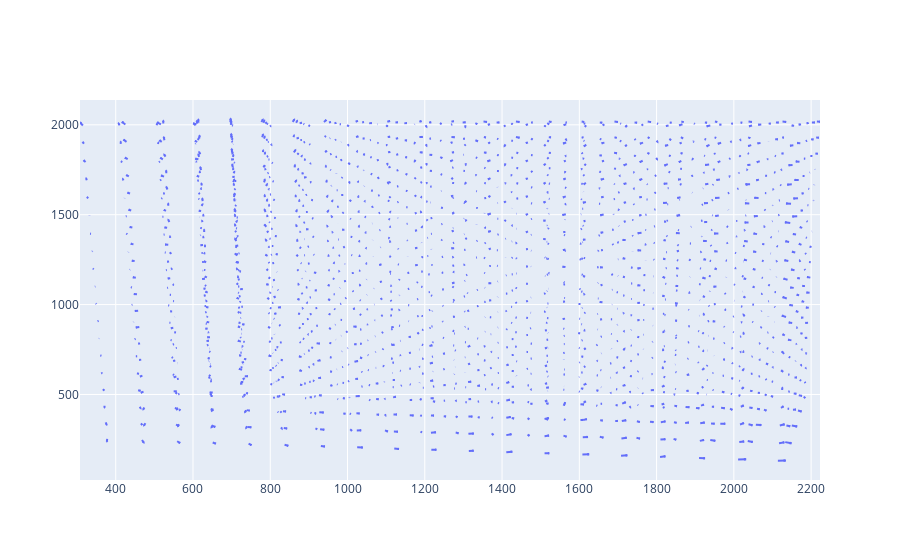

Write notebook code for a chart like this one.
### Code cell
import plotly.figure_factory as ff
# px.scatter(x=xy[:,0], y=xy[:,1], color=ID).show()
fig = ff.create_quiver(x=xy[:,0], y=xy[:,1], u=targets[:,0]-xy[:,0], v=targets[:,1]-xy[:,1], scale=5)
fig.show()

### Figure 1 — Plotly figure (JSON) as saved in the notebook; plotly's stock layout.template omitted (floating-point values rounded to 4 significant figures; data arrays with more than 128 entries replaced by an {"elided": "..."} marker saying what was removed)
{"data": [{"mode": "lines", "type": "scatter", "x": {"elided": "12635 float values"}, "y": {"elided": "12635 float values"}}], "layout": {"hovermode": "closest"}}
